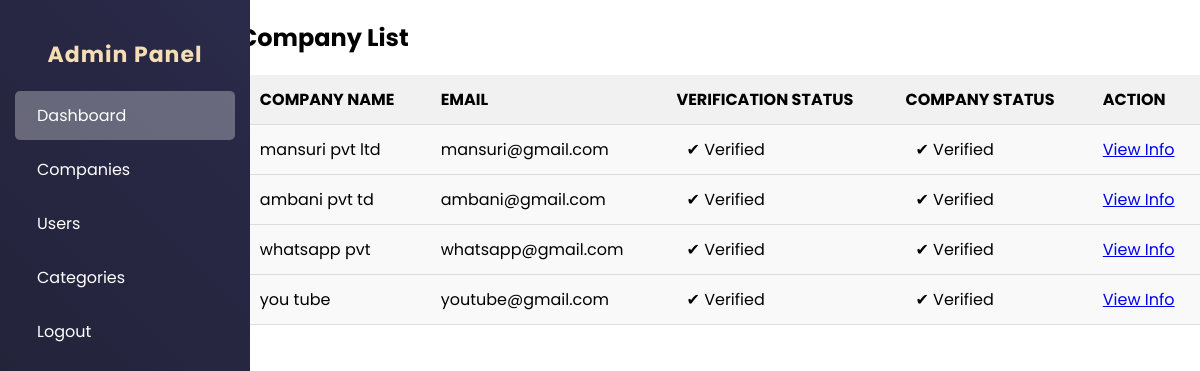
Screenshot of /admin_cpdetail with the database file from the repository.
### website/models.py (models this page shows, shortened)
class c_register(models.Model):
    cp_name = models.CharField(max_length=255)
    cp_email = models.EmailField(unique=True)
    cp_phone = models.CharField(max_length=15)
    cp_gst_no = models.CharField(max_length=50)
    cp_password = models.CharField(max_length=255)
    is_verified = models.BooleanField(default=False)
    STATUS_CHOICES = [
        ('Unverified', 'Unverified'),
        ('Verified', 'Verified'),
    ]
    status = models.CharField(
        max_length=20,
        choices=STATUS_CHOICES,
        default='Unverified'
    )

### website/views.py (the view)
# urls.py: path('admin_cpdetail',admin_cpdetail,name="admin_cpdetail"),
def admin_cpdetail(request):
    companies_data = []
    all_verifications = cp_verify.objects.select_related('company').all()
    for v in all_verifications:
        companies_data.append({
            'cp_name': v.company.cp_name,
            'cp_email': v.company.cp_email,
            'verification_status': v.verification_status,  # from cp_verify
            'status': v.company.status,  # from c_register
        })
    return render(request, 'admin_cpdetail.html', {'companies': companies_data})

### website/templates/admin_cpdetail.html (shortened to what this page needs)
{% extends 'admin_nav.html' %}
{% load static %}
{% block admin %}
<!DOCTYPE html>
<html lang="en">
<head>
    <link rel="stylesheet" type="text/css" href="{% static 'css/admin_userdetail.css' %}">
</head>
<body>
    <div class="table-container">
        <h2 class="text-3xl font-bold text-gray-800 mb-6">🏢 Company List</h2>
        <table>
            <thead>
                <tr>
                    <th>#</th>
                    <th>Company Name</th>
                    <th>Email</th>
                    <th>Verification Status</th>
                    <th>Company Status</th>
                    <th>Action</th>
                </tr>
            </thead>
            <tbody>
                {% for company in companies %}
                <tr>
                    <td>{{ forloop.counter }}</td>
                    <td>{{ company.cp_name }}</td>
                    <td>{{ company.cp_email }}</td>
                    <td>
                        {% if company.verification_status == "Verified" %}
                            <span class="status verified">✔ Verified</span>
                        {% elif company.verification_status == "Pending" %}
                            <span class="status pending">⌛ Pending</span>
                        {% elif company.verification_status == "Updated" %}
                            <span class="status updated">📥 Updated</span>
                        {% else %}
                            <span class="status new">🆕 New</span>
                        {% endif %}
                    </td>
                    <td>
                        {% if company.status == "Verified" %}
                            <span class="status verified">✔ Verified</span>
                        {% else %}
                            <span class="status rejected">❌ Unverified</span>
                        {% endif %}
                    </td>
                    <td>
                        <a href="{% url 'admin_cp_auth' company.cp_email %}" class="action-btn">
                            View Info
                        </a>
                    </td>
                </tr>
                {% empty %}
                <tr>
                    <td colspan="6" class="text-center text-gray-600 py-4">No companies found</td>
                </tr>
                {% endfor %}
            </tbody>
        </table>
    </div>
</body>
</html>
{% endblock %}

### website/static/css/admin_userdetail.css (style rules this page uses)
body { font-family: 'Poppins', sans-serif; margin: 0; padding: 0; box-sizing: border-box; }
.table-container { margin-left: 17%; width: 83%; overflow-x: auto; }
table { width: 100%; border-collapse: collapse; background-color: #f9f9f9; }
th, td { padding: 12px; text-align: left; border-bottom: 1px solid #ddd; }
th { background-color: #f1f1f1; text-transform: uppercase; }
.status { border-radius: 12px; padding: 5px 10px; text-align: center; width: 80px; }

### rows the page displays
c_register: cp_name "mansuri pvt ltd", cp_email "mansuri@gmail.com"
c_register: cp_name "ambani pvt td", cp_email "ambani@gmail.com"
c_register: cp_name "whatsapp pvt", cp_email "whatsapp@gmail.com"
c_register: cp_name "you tube", cp_email "youtube@gmail.com"
